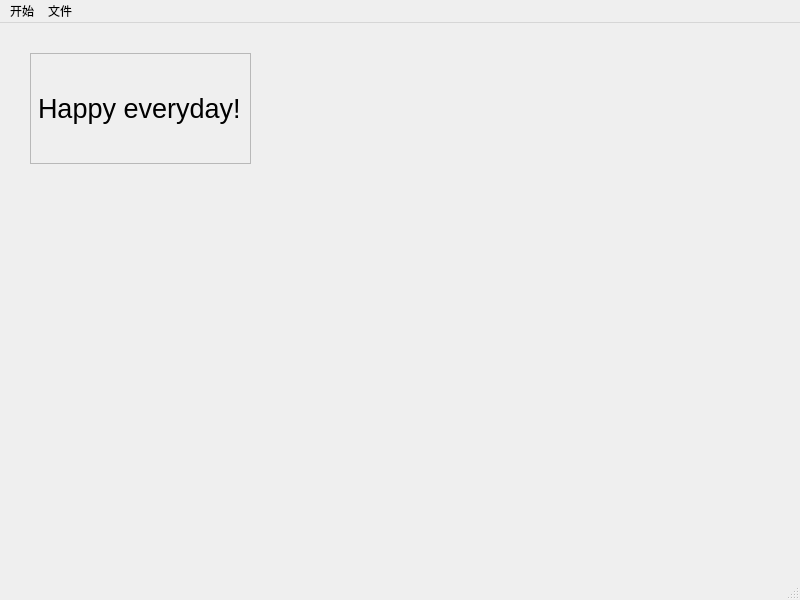
<?xml version="1.0" encoding="UTF-8"?>
<ui version="4.0">
 <class>MainWindow</class>
 <widget class="QMainWindow" name="MainWindow">
  <property name="geometry">
   <rect>
    <x>0</x>
    <y>0</y>
    <width>800</width>
    <height>600</height>
   </rect>
  </property>
  <property name="windowTitle">
   <string>MainWindow</string>
  </property>
  <widget class="QWidget" name="centralwidget">
   <widget class="QLabel" name="label">
    <property name="geometry">
     <rect>
      <x>-50</x>
      <y>-240</y>
      <width>861</width>
      <height>1001</height>
     </rect>
    </property>
    <property name="text">
     <string/>
    </property>
    <property name="pixmap">
     <pixmap>../../../../../../Github/Somethingelse/Pixiv/figure/56066120_p0_master1200.jpg</pixmap>
    </property>
   </widget>
   <widget class="QLabel" name="label_2">
    <property name="geometry">
     <rect>
      <x>30</x>
      <y>30</y>
      <width>221</width>
      <height>111</height>
     </rect>
    </property>
    <property name="font">
     <font>
      <pointsize>20</pointsize>
     </font>
    </property>
    <property name="styleSheet">
     <string notr="true">border-bottom-color: qlineargradient(spread:pad, x1:0, y1:0, x2:1, y2:0, stop:0 rgba(255, 0, 0, 255), stop:0.166 rgba(255, 255, 0, 255), stop:0.333 rgba(0, 255, 0, 255), stop:0.5 rgba(0, 255, 255, 255), stop:0.666 rgba(0, 0, 255, 255), stop:0.833 rgba(255, 0, 255, 255), stop:1 rgba(255, 0, 0, 255));</string>
    </property>
    <property name="frameShape">
     <enum>QFrame::StyledPanel</enum>
    </property>
    <property name="lineWidth">
     <number>10</number>
    </property>
    <property name="text">
     <string>Happy everyday!</string>
    </property>
   </widget>
  </widget>
  <widget class="QMenuBar" name="menubar">
   <property name="geometry">
    <rect>
     <x>0</x>
     <y>0</y>
     <width>800</width>
     <height>25</height>
    </rect>
   </property>
   <widget class="QMenu" name="menu">
    <property name="title">
     <string>开始</string>
    </property>
    <addaction name="separator"/>
   </widget>
   <widget class="QMenu" name="menu_2">
    <property name="title">
     <string>文件</string>
    </property>
   </widget>
   <addaction name="menu"/>
   <addaction name="menu_2"/>
  </widget>
  <widget class="QStatusBar" name="statusbar"/>
 </widget>
 <resources/>
 <connections/>
</ui>
